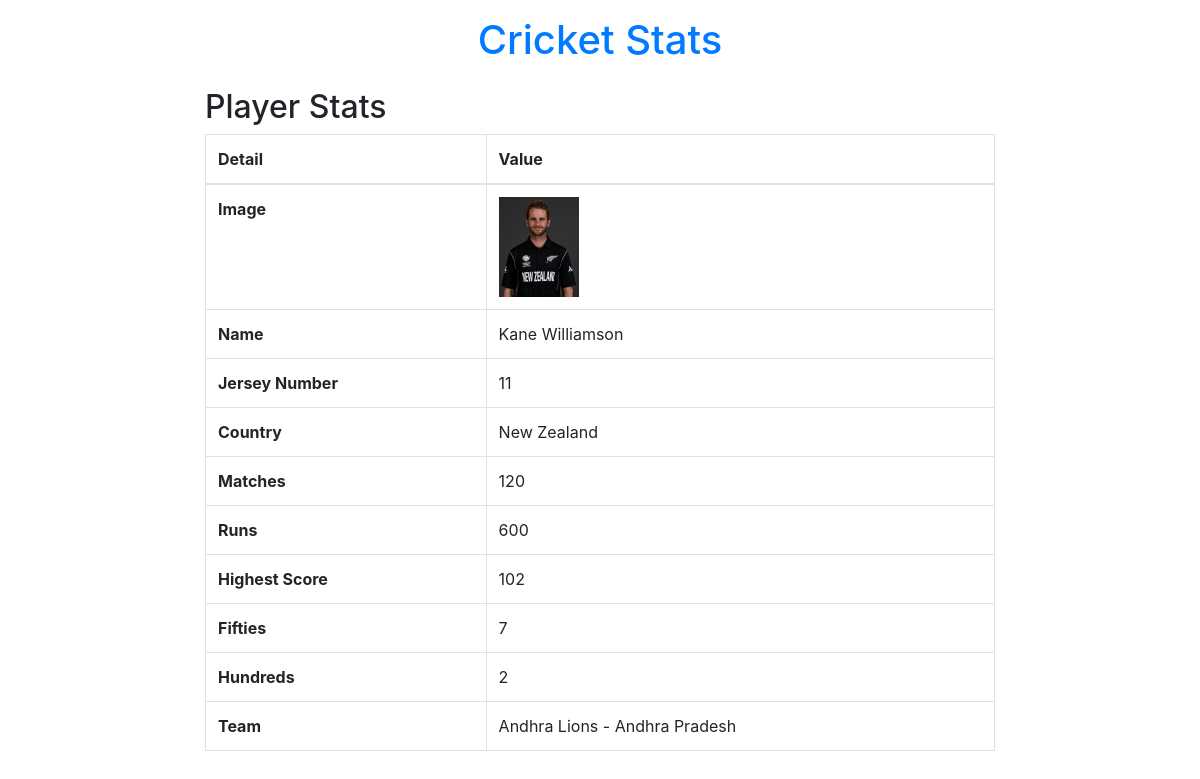
Page /player-stats/1/ on the committed database.
### stats/models.py (models this page shows, shortened)
class PlayerModel(models.Model):
    first_name = models.CharField(max_length=255, null=False, blank=False)
    last_name = models.CharField(max_length=255, null=False, blank=False)
    image = models.ImageField(null=False, blank=False)
    jersey_num = models.PositiveSmallIntegerField(null=False, blank=False)
    country = models.CharField(max_length=255, null=False, blank=False)
    matches = models.PositiveSmallIntegerField(default=0, null=False, blank=False)
    runs = models.PositiveSmallIntegerField(default=0, null=False, blank=False)
    highest_score = models.PositiveSmallIntegerField(default=0, null=False, blank=False)
    fifties = models.PositiveSmallIntegerField(default=0, null=False, blank=False)
    hundreds = models.PositiveSmallIntegerField(default=0, null=False, blank=False)
    team = models.ForeignKey(TeamModel, on_delete=models.CASCADE, null=False, blank=False)

class TeamModel(models.Model):
    name = models.CharField(max_length=255, null=False, blank=False, unique=True)
    logo = models.ImageField(null=False, blank=False)
    club_state = models.CharField(max_length=255, null=False, blank=False)
    def __str__(self):
        return f'{self.name} - {self.club_state}'

### stats/views.py (the view)
# urls.py: path('player-stats/<int:player_id>/', views.player_stats_view),
def player_stats_view(request, player_id=None):
    player = models.PlayerModel.objects.get(id=player_id)
    return render(request, 'stats/player_stats.html', {'player': player})

### stats/templates/stats/player_stats.html (shortened to what this page needs)
<!DOCTYPE html>
<html lang="en">
<head>
    <link rel="stylesheet"
        href="https://cdnjs.cloudflare.com/ajax/libs/twitter-bootstrap/4.4.1/css/bootstrap.min.css" />
</head>
<body>
    <div class="row mt-3">
        <div class="col-lg-2"></div>
        <div class="col-lg-8 text-center">
            <h1><a href="/">Cricket Stats</a></h1>
        </div>
    </div>
    <div class="row mt-3">
        <div class="col-lg-2"></div>
        <div class="col-lg-8">
            <h2>Player Stats</h2>
            <table class="table table-bordered">
                <thead>
                    <tr>
                        <th scope="col">Detail</th>
                        <th scope="col">Value</th>
                    </tr>
                </thead>
                <tbody>
                    <tr>
                        <th scope="row">Image</th>
                        <td><img class="img-fluid" style="max-width: 100px; max-height: 100px;" src="{{ player.image.url }}" alt="" class=""></td>
                    </tr>
                    <tr>
                        <th>Name</th>
                        <td>{{ player.first_name }} {{ player.last_name }}</td>
                    </tr>
                    <tr>
                        <th>Jersey Number</th>
                        <td>{{ player.jersey_num }}</td>
                    </tr>
                    <tr>
                        <th>Country</th>
                        <td>{{ player.country }}</td>
                    </tr>
                    <tr>
                        <th>Matches</th>
                        <td>{{ player.matches }}</td>
                    </tr>
                    <tr>
                        <th>Runs</th>
                        <td>{{ player.runs }}</td>
                    </tr>
                    <tr>
                        <th>Highest Score</th>
                        <td>{{ player.highest_score }}</td>
                    </tr>
                    <tr>
                        <th>Fifties</th>
                        <td>{{ player.fifties }}</td>
                    </tr>
                    <tr>
                        <th>Hundreds</th>
                        <td>{{ player.hundreds }}</td>
                    </tr>
                    <tr>
                        <th>Team</th>
                        <td>{{ player.team }}</td>
                    </tr>
                </tbody>
            </table>
        </div>
    </div>
</body>
</html>

### rows in the picture
PlayerModel: image (picture), first_name "Kane", last_name "Williamson", jersey_num "11", country "New Zealand", matches "120", runs "600", highest_score "102", fifties "7", hundreds "2", team "Andhra Lions - Andhra Pradesh"
